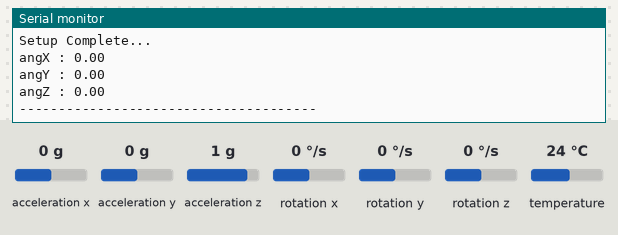
The program below on a simulated ESP32. Shown: the last lines printed to the serial monitor. The inputs (shaded band) are chosen by the test bench; at power-on: acceleration x 0 g, acceleration y 0 g, acceleration z 1 g, rotation x 0 °/s, rotation y 0 °/s, rotation z 0 °/s, temperature 24 °C.

Above: at 5.6 s.
5.7 s: acceleration x set to -1.4 g
At 6.8 s:
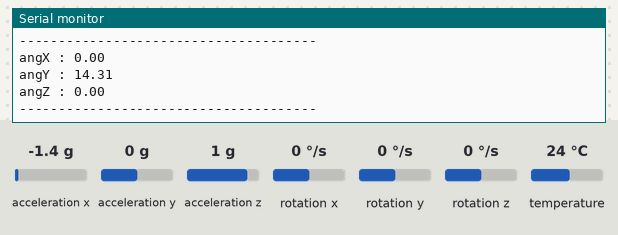
7.2 s: acceleration y set to -1.4 g
At 8.4 s:
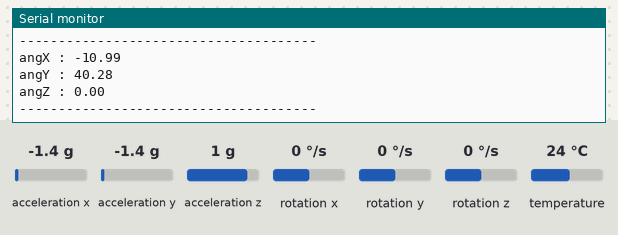
8.7 s: acceleration z set to -1.4 g
At 10.0 s:
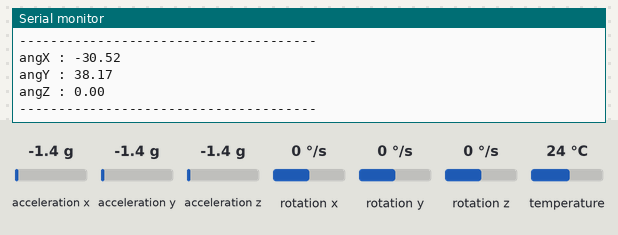
10.2 s: rotation x set to -192 °/s
At 11.5 s:
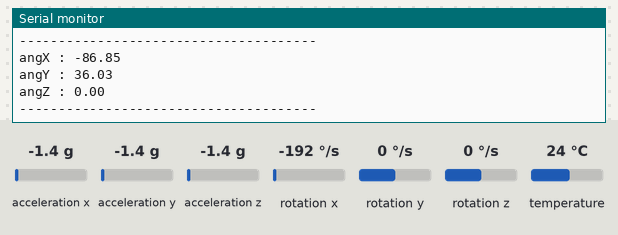
11.7 s: rotation y set to -192 °/s
At 13.4 s:
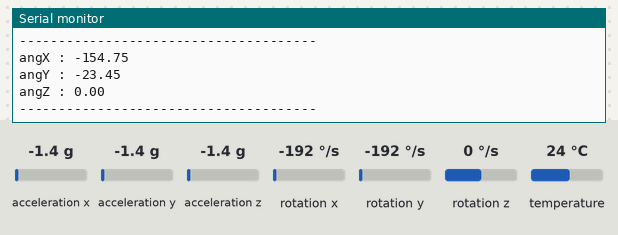
Timing chart, 0 to 14.2 s (numbered marks = the images above; inputs shaded):
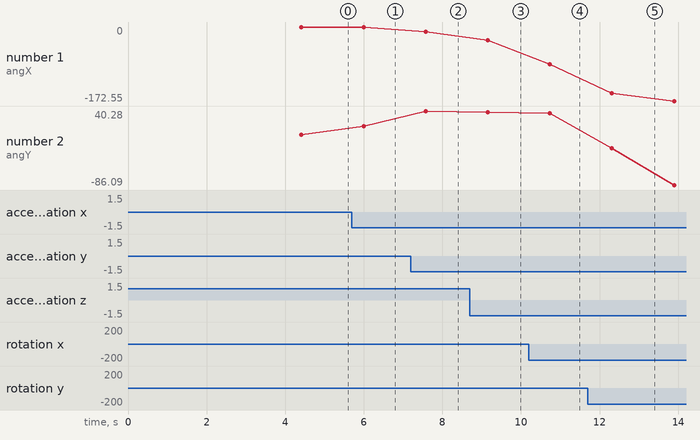

Measured:
- after the input at 5.7 s, the serial monitor: prints a new line after 0.30 s (image 1)
- after the input at 7.2 s, the serial monitor: prints a new line after 0.37 s (image 2)
- after the input at 8.7 s, the serial monitor: prints a new line after 0.45 s (image 3)
- after the input at 10.2 s, the serial monitor: prints a new line after 0.53 s (image 4)
- after the input at 11.7 s, the serial monitor: prints a new line after 0.61 s (image 5)
- plotted number 1: 0 → -10.99 after the input at 7.2 s, -10.99 → -30.52 after the input at 8.7 s, -30.52 → -86.85 after the input at 10.2 s
- plotted number 2: 0 → 14.31 after the input at 5.7 s, 14.31 → 40.28 after the input at 7.2 s, 40.28 → 38.17 after the input at 8.7 s, 36.03 → -86.09 after the input at 11.7 s

The program:

main.cpp
```cpp
#include <Arduino.h>
#include <Adafruit_MPU6050.h>
#include <Adafruit_Sensor.h>
#include <Wire.h>

#define LOOP_DELAY 0.004 // LOOP DELAY IN SECONDS
#define LOOP_DELAY_MS 4  // LOOP DELAY IN MS

#define I2C_SDA 21 		  // GPIO 21
#define I2C_SCL 22 		  // GPIO 22
#define MPU6050_ADDR 0x68 // MPU6050 SLAVE ADDRESS

#define YAW_RATE_THRESHOLD 5 // gyroZ values below threshold are rejected for yaw calculation to reduce noise effects
#define ACC_TO_VEL_THRESHOLD 0.9 // threshold on acceleration when calculating velocity

TwoWire ports(1); // two wire variable initialised with i2c bus_num = 1
Adafruit_MPU6050 mpu;

int loop_count = 0; // used to slow down the data display rate

// kalman variables
double kalman_angX=0, kalman_uncertainty_angX = 2*2;
double kalman_angY=0, kalman_uncertainty_angY = 2*2;
double kalman_angZ=0, kalman_uncertainty_angZ = 2*2;

// measurement variables
double angX;
double angY;
double angZ;

double ax_calib=0;
double ay_calib=0;
double az_calib=0;
double gx_calib=0;
double gy_calib=0;
double gz_calib=0;

void kalman_filter(double *kalman_state, double *kalman_uncertainty, double kalman_input, double kalman_measurement){
	*kalman_state += (LOOP_DELAY) * kalman_input;
	*kalman_uncertainty += LOOP_DELAY * LOOP_DELAY * 4 * 4;
	double kalman_gain = *kalman_uncertainty / (*kalman_uncertainty + 3*3);

	*kalman_state += kalman_gain * (kalman_measurement - *kalman_state);
	*kalman_uncertainty *= (1-kalman_gain);
}

void setup(){
	// set SDA and SCL pins
	ports.setPins(I2C_SDA, I2C_SCL);

	Serial.begin(9600);
	while(!Serial) delay(10);

	Serial.println("MPU6050 TEST");

	while(!mpu.begin(MPU6050_ADDR, &ports)){
		Serial.println("Failed to find MPU6050");
		delay(10);
	}

	Serial.println("Found MPU6050");

	for(int i=0;i<2000;i++){
		sensors_event_t a, g, temp;
    	mpu.getEvent(&a, &g, &temp);

		ax_calib += a.acceleration.x;
		ay_calib += a.acceleration.y;
		az_calib += a.acceleration.z;
		gx_calib += g.gyro.x;
		gy_calib += g.gyro.y;
		gz_calib += g.gyro.z;
	}

	ax_calib/=2000;
	ay_calib/=2000;
	az_calib/=2000;
	az_calib-=9.8066;
	gx_calib/=2000;
	gy_calib/=2000;
	gz_calib/=2000;

	Serial.println("Setup Complete...");
}

void loop(){
    // Get new sensor data
    sensors_event_t a, g, temp;
    mpu.getEvent(&a, &g, &temp);

	double ax,ay,az,gx,gy,gz;
	ax = a.acceleration.x - ax_calib;
	ay = a.acceleration.y - ay_calib;
	az = a.acceleration.z - az_calib;

	gx = (g.gyro.x - gx_calib) * RAD_TO_DEG;
	gy = (g.gyro.y - gy_calib) * RAD_TO_DEG;
	gz = (g.gyro.z - gz_calib) * RAD_TO_DEG;

	angX = atan(ay / sqrt(ax*ax + az*az)) * RAD_TO_DEG;
	angY = (-1) * atan(ax / sqrt(ay*ay + az*az)) * RAD_TO_DEG;
	angZ = kalman_angZ + (abs(gz) > YAW_RATE_THRESHOLD) * gz * LOOP_DELAY;

	kalman_filter(&kalman_angX, &kalman_uncertainty_angX, gx, angX);

	kalman_filter(&kalman_angY, &kalman_uncertainty_angY, gy, angY);

	kalman_filter(&kalman_angZ, &kalman_uncertainty_angZ, gz, angZ);

	if(loop_count == 0){

		Serial.print("angX : ");
		Serial.print(kalman_angX);
		Serial.println("");

		Serial.print("angY : ");
		Serial.print(kalman_angY);
		Serial.println("");

		Serial.print("angZ : ");
		Serial.print(kalman_angZ * 1.5);
		Serial.println("");

		Serial.println("--------------------------------------");
	}

	if(loop_count < 250) loop_count++;
	else loop_count = 0;


	delay(LOOP_DELAY_MS);
}
```
